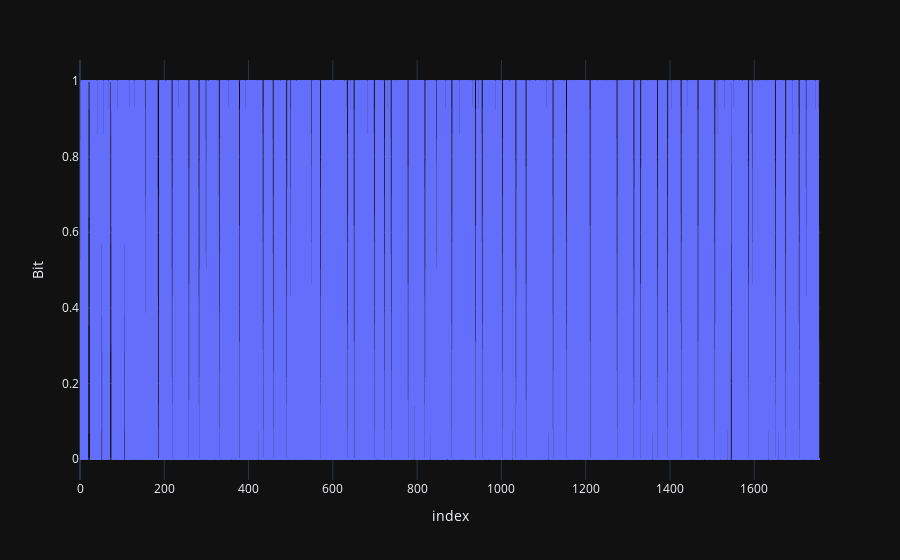

Write notebook code for a chart like this one.
### Code cell
# Make plot of the bit sequence
fig = px.line(df, y="Bit")
fig.update_layout(
    template="plotly_dark",
    # xaxis_range=[0,100],
)
fig.show()

### Figure 1 — Plotly figure (JSON) as saved in the notebook; plotly's stock layout.template omitted (floating-point values rounded to 4 significant figures; data arrays with more than 128 entries replaced by an {"elided": "..."} marker saying what was removed)
{"data": [{"hovertemplate": "index=%{x}<br>Bit=%{y}<extra></extra>", "legendgroup": "", "line": {"color": "#636efa", "dash": "solid"}, "mode": "lines", "name": "", "showlegend": false, "type": "scattergl", "x": {"elided": "1757 int values"}, "xaxis": "x", "y": {"elided": "1757 int values"}, "yaxis": "y"}], "layout": {"legend": {"tracegroupgap": 0}, "margin": {"t": 60}, "xaxis": {"anchor": "y", "domain": [0, 1], "title": {"text": "index"}}, "yaxis": {"anchor": "x", "domain": [0, 1], "title": {"text": "Bit"}}}}
